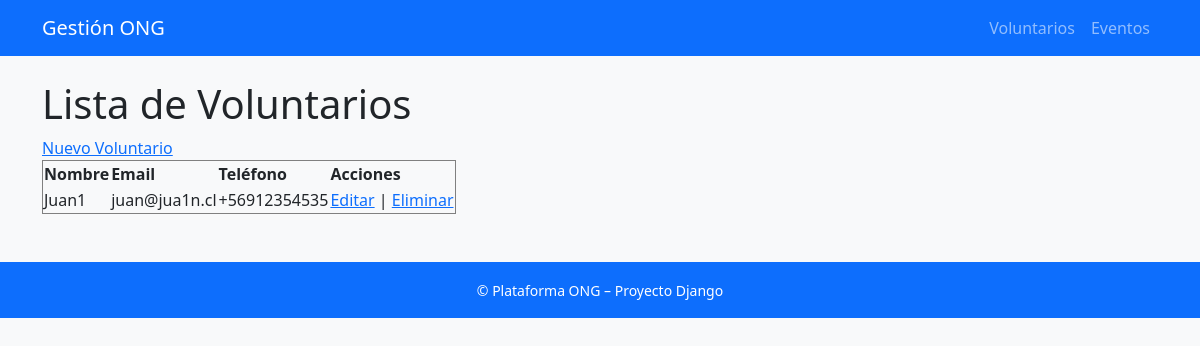
Screenshot of /voluntarios/ with the database file from the repository.
### voluntarios/models.py (models this page shows, shortened)
class Voluntario(models.Model):
    nombre = models.CharField(max_length=255)
    email = models.EmailField(unique=True)
    telefono = models.CharField(max_length=20)

### voluntarios/views.py (the view)
# urls.py: path("voluntarios/", views.voluntario_list, name="voluntario_list"),
def voluntario_list(request):
    voluntarios = Voluntario.objects.all()
    return render(request, "voluntarios/voluntario_list.html", {"voluntarios": voluntarios})

### voluntarios/templates/voluntarios/voluntario_list.html
{% extends 'base.html' %}
{% block content %}
<h1>Lista de Voluntarios</h1>
<a href="{% url 'voluntario_create' %}">Nuevo Voluntario</a>
<table border="1">
    <tr>
        <th>Nombre</th>
        <th>Email</th>
        <th>Teléfono</th>
        <th>Acciones</th>
    </tr>
    {% for v in voluntarios %}
    <tr>
        <td>{{ v.nombre }}</td>
        <td>{{ v.email }}</td>
        <td>{{ v.telefono }}</td>
        <td>
            <a href="{% url 'voluntario_update' v.id %}">Editar</a> |
            <a href="{% url 'voluntario_delete' v.id %}">Eliminar</a>
        </td>
    </tr>
    {% endfor %}
</table>
{% endblock %}

### rows the page displays
Voluntario: nombre "Juan1", email "juan@jua1n.cl", telefono "+56912354535"
